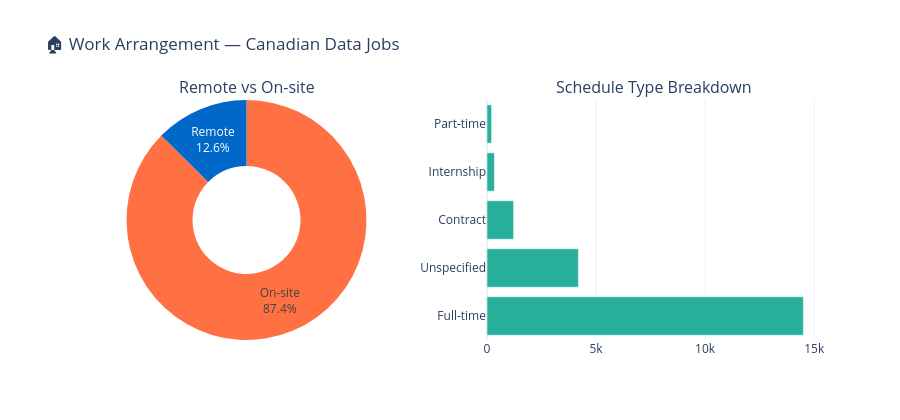

The notebook cell saved with this chart:
### Code cell
print("━"*58)
print("  SECTION 5 — REMOTE vs ON-SITE BREAKDOWN")
print("━"*58)

remote_counts   = jobs["remote"].map({True: "Remote", False: "On-site"}).value_counts()
schedule_counts = jobs["schedule_type"].value_counts().head(8)

print(remote_counts.apply(lambda x: f"{x:,} ({x/len(jobs)*100:.1f}%)"))

fig = make_subplots(
    rows=1, cols=2,
    specs=[[{"type": "domain"}, {"type": "xy"}]],
    subplot_titles=("Remote vs On-site", "Schedule Type Breakdown")
)

fig.add_trace(
    go.Pie(
        labels=remote_counts.index, values=remote_counts.values,
        hole=0.45, marker_colors=["#FF7043", "#0068C9"],
        textinfo="percent+label", name=""
    ), row=1, col=1
)

fig.add_trace(
    go.Bar(
        x=schedule_counts.values, y=schedule_counts.index,
        orientation="h", marker_color="#29B09D", name=""
    ), row=1, col=2
)

fig.update_layout(
    title_text="🏠 Work Arrangement — Canadian Data Jobs",
    height=420, template="plotly_white", showlegend=False
)
fig.write_html(f"{OUTPUTS}/eda_05_remote_breakdown.html")
fig.show()
print("✅ Saved: eda_05_remote_breakdown.html")

### Figure 1 — Plotly figure (JSON) as saved in the notebook; plotly's stock layout.template omitted (floating-point values rounded to 4 significant figures)
{"data": [{"domain": {"x": [0, 0.45], "y": [0, 1]}, "hole": 0.45, "labels": ["On-site", "Remote"], "marker": {"colors": ["#FF7043", "#0068C9"]}, "name": "", "textinfo": "percent+label", "type": "pie", "values": [17892, 2570]}, {"marker": {"color": "#29B09D"}, "name": "", "orientation": "h", "type": "bar", "x": [14503, 4189, 1220, 341, 209], "xaxis": "x", "y": ["Full-time", "Unspecified", "Contract", "Internship", "Part-time"], "yaxis": "y"}], "layout": {"annotations": [{"font": {"size": 16}, "showarrow": false, "text": "Remote vs On-site", "x": 0.225, "xanchor": "center", "xref": "paper", "y": 1, "yanchor": "bottom", "yref": "paper"}, {"font": {"size": 16}, "showarrow": false, "text": "Schedule Type Breakdown", "x": 0.775, "xanchor": "center", "xref": "paper", "y": 1, "yanchor": "bottom", "yref": "paper"}], "height": 420, "showlegend": false, "title": {"text": "🏠 Work Arrangement — Canadian Data Jobs"}, "xaxis": {"anchor": "y", "domain": [0.55, 1]}, "yaxis": {"anchor": "x", "domain": [0, 1]}}}
